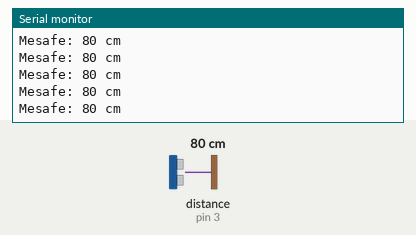
Bench run of a sketch on a simulated Arduino Uno, built with avr-gcc and run on an emulated ATmega328P. Shown: the last lines printed to the serial monitor. Wiring (inferred from the names in the program): ultrasonic range finder: trigger pin 2; echo pin 3. The inputs (shaded band) are chosen by the test bench; at power-on: distance to the obstacle (sensor on pin 3) 80 cm. The echo pulse lasts 58.3 µs per cm.

Above: at 1.2 s.
1.3 s: distance to the obstacle (sensor on pin 3) set to 2 cm
At 1.38 s:
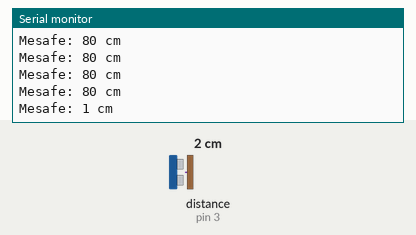
4.3 s: distance to the obstacle (sensor on pin 3) set to 250 cm
At 4.41 s:
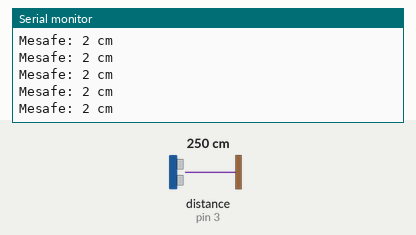
Timing chart, 0 to 7.3 s (numbered marks = the images above; inputs shaded):
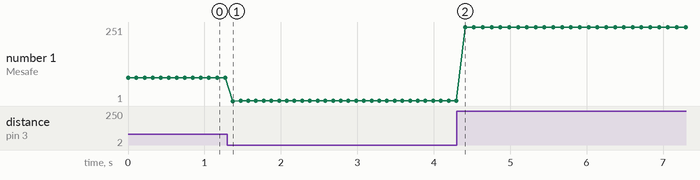

Measured:
- after the input at 1.3 s, the serial monitor: prints a new line after 0.07 s (image 1)
- plotted number 1: 80 → 2 after the input at 1.3 s, 2 → 250 after the input at 4.3 s

The sketch:

sketch_dec8a.ino
```cpp
const int trigPin = 2;  // Trig pinini bağladığınız dijital pin
const int echoPin = 3;  // Echo pinini bağladığınız dijital pin
unsigned long previousMillis = 0;  // Önceki ölçüm zamanı
const long interval = 5000;  // 5 saniyelik ölçüm aralığı
long measurements[60];  // 5 dakika boyunca 60 ölçüm alacak bir dizi
int index = 0;  // Ölçüm dizisinin indeksi

void setup() {
  Serial.begin(9600);
  pinMode(trigPin, OUTPUT);
  pinMode(echoPin, INPUT);
}

void loop() {
  // Mesafe ölçümü
  digitalWrite(trigPin, LOW);
  delayMicroseconds(2);
  digitalWrite(trigPin, HIGH);
  delayMicroseconds(10);
  digitalWrite(trigPin, LOW);

  long duration = pulseIn(echoPin, HIGH);
  int distance = duration / 58;

  // Mesafeyi seri monitöre yazdırma
  Serial.print("Mesafe: ");
  Serial.print(distance);
  Serial.println(" cm");

  // Şu anki zamanı al
  unsigned long currentMillis = millis();

  // Belirlenen aralıkta bir ölçüm al
  if (currentMillis - previousMillis >= interval) {
    // Önceki ölçüm zamanını güncelle
    previousMillis = currentMillis;

    // Ölçümü ölçüm dizisine ekle
    measurements[index] = distance;

    // İndeks artırılır
    index++;

    // 5 dakika boyunca 60 ölçüm alındıysa, verileri işle ve sıfırla
    if (index == 60) {
      // Ölçümleri işleme fonksiyonunu çağır
      processMeasurements();

      // İndeksi sıfırla
      index = 0;
    }
  }

  // 100 milisaniye bekleme
  delay(100);
}

// 5 dakika boyunca alınan ölçümleri işleyen fonksiyon
void processMeasurements() {
  Serial.println("---- 5 Dakika Sonu ----");
  Serial.println("Ortalama Mesafeler:");

  // Toplam mesafeyi hesapla
  long totalDistance = 0;
  for (int i = 0; i < 60; i++) {
    totalDistance += measurements[i];
  }

  // Ortalamayı bul
  int averageDistance = totalDistance / 60;

  // Ortalamayı seri monitöre yazdır
  Serial.print("Ortalama Mesafe: ");
  Serial.print(averageDistance);
  Serial.println(" cm");
}
```
